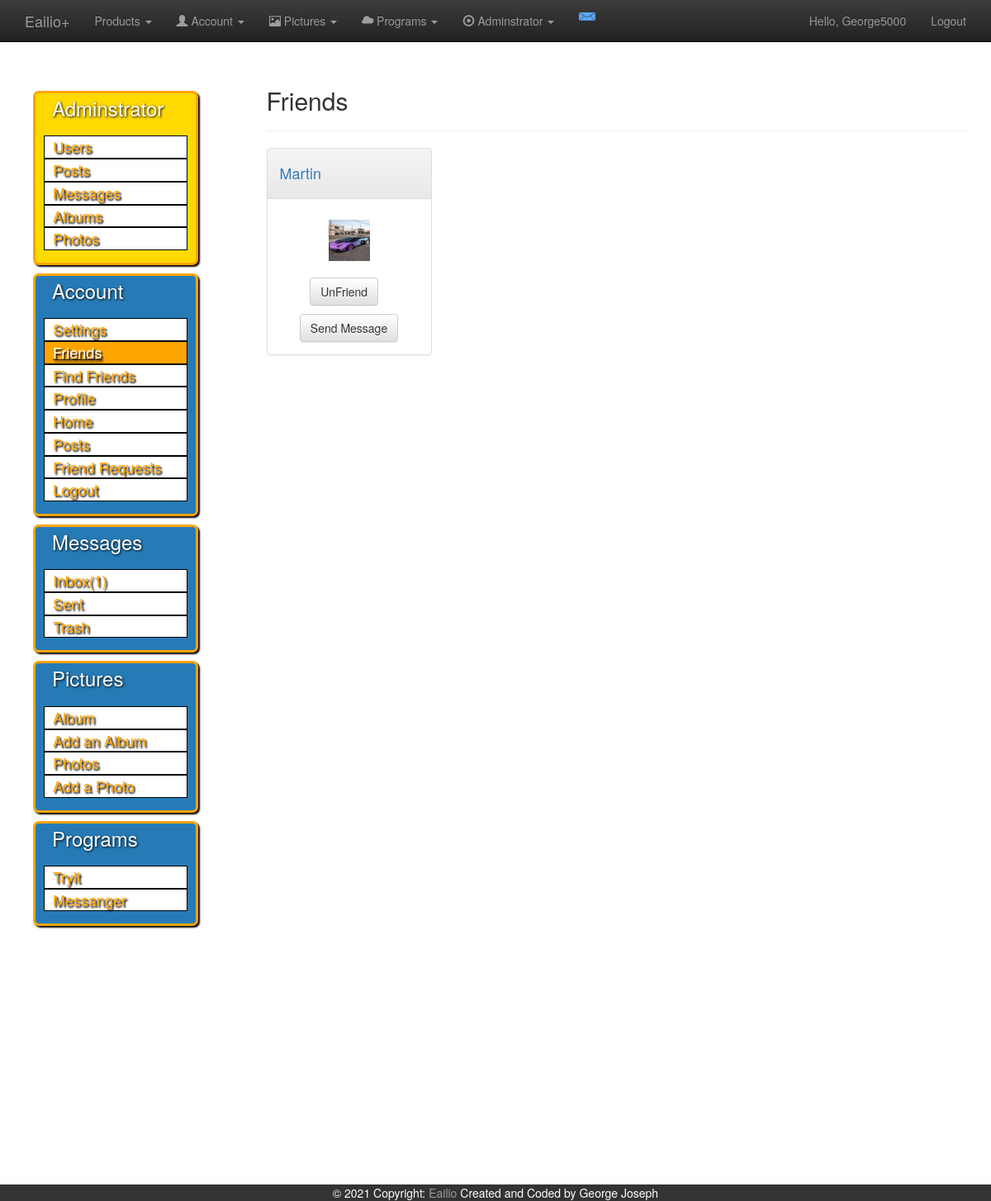
Screenshot of /friends.php (signed in) with the database file from the repository.
### tables this page shows
CREATE TABLE `users` (
  `id` int(255) NOT NULL,
  `firstname` text NOT NULL,
  `lastname` text NOT NULL,
  `username` text NOT NULL,
  `email` text NOT NULL,
  `password` text NOT NULL,
  `date` date NOT NULL,
  `activated` int(1) NOT NULL DEFAULT '0',
  `country` text,
  `gender` text,
  `address` text,
  `About` text,
  `avatar` text NOT NULL,
  `friends_array` text,
  `user_pos` varchar(25) NOT NULL DEFAULT 'nor',
  `avalabile` varchar(24) NOT NULL,
  `place` varchar(50) NOT NULL
);

### friends.php (the view, shortened to what this page needs)
<?php include 'inc/header.inc.php'; ?>
<?php
include 'inc/aside.inc.php';
?>
<div class="col-md-9">
<h2>Friends</h2><hr/>
<div class='row'>
  <?php
  	$friend_check = mysql_query("SELECT * FROM users WHERE username='$un'");
	$row = mysql_fetch_assoc($friend_check);
	$friends = $row['friends_array'];
	$explode = explode(",", $friends);
	$count = count($explode);
	if($count == 0){
		$message = "<span class='error'>$un hasn't friends!</span>";
	}else{
		foreach (array_slice($explode,1) as $key => $value) {
			$row_pic = mysql_fetch_assoc(mysql_query("SELECT * FROM users WHERE username='$value'"));
			echo "
			<div class='col-md-3'>
				<div class='panel panel-default' style='width:200px;'>
				<div class='panel-heading'>
					<h4><a href='otherprofile.php?u=$value'>
							$value
						</a></h4></div>
					<div style='text-align:center;' class='panel-body'>
					<h4>
						<a href='otherprofile.php?u=$value'>
							<img src='".$row_pic['avatar']."' width='50' height='50' /><br/>
						</a>
					</h4>
				";
				    ?><input onclick="javascript: delete_friend_pram('<?php echo $value; ?>')" <?php echo " type='submit' style='margin-top:10px;' class='btn btn-default' name='unfriend' value='UnFriend' />&nbsp;&nbsp;&nbsp;
				    ";?><input type='submit' onclick="javascript: send_message('<?php echo $value; ?>')" <?php echo "style='margin-top:10px;' class='btn btn-default' name='send_msg' value='Send Message' />
				</div></div></div>";
		}
	}
  ?>
<br/><br/>
 <div id="unfriend_results"></div><br/><br/>
 </div>
 </div>
 </div>
<?php include 'inc/footer.inc.php'; ?>

### css/style.css (style rules this page uses)
* { margin: 0px; padding: 0px; }

### rows the page displays
users: friends_array "Martin", users.avatar (picture)

### other values shown
$un "George5000"
$row_ex['total'] "1"
